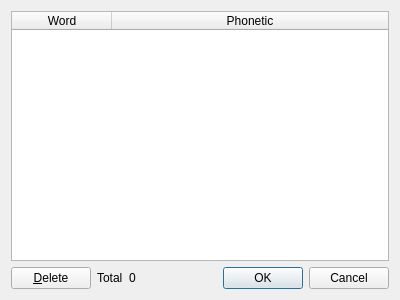
<?xml version="1.0" encoding="UTF-8"?>
<ui version="4.0">
 <class>PhoneticsEditor</class>
 <widget class="QDialog" name="PhoneticsEditor">
  <property name="geometry">
   <rect>
    <x>0</x>
    <y>0</y>
    <width>400</width>
    <height>300</height>
   </rect>
  </property>
  <property name="windowTitle">
   <string>Phonetics</string>
  </property>
  <layout class="QVBoxLayout" name="verticalLayout">
   <item>
    <widget class="QTableWidget" name="wordList">
     <property name="editTriggers">
      <set>QAbstractItemView::NoEditTriggers</set>
     </property>
     <property name="selectionMode">
      <enum>QAbstractItemView::ExtendedSelection</enum>
     </property>
     <property name="selectionBehavior">
      <enum>QAbstractItemView::SelectRows</enum>
     </property>
     <attribute name="horizontalHeaderStretchLastSection">
      <bool>true</bool>
     </attribute>
     <attribute name="verticalHeaderVisible">
      <bool>false</bool>
     </attribute>
     <column>
      <property name="text">
       <string>Word</string>
      </property>
     </column>
     <column>
      <property name="text">
       <string>Phonetic</string>
      </property>
     </column>
    </widget>
   </item>
   <item>
    <layout class="QHBoxLayout" name="horizontalLayout">
     <item>
      <widget class="QPushButton" name="deleteItem">
       <property name="text">
        <string>&amp;Delete</string>
       </property>
      </widget>
     </item>
     <item>
      <widget class="QLabel" name="label">
       <property name="text">
        <string>Total</string>
       </property>
      </widget>
     </item>
     <item>
      <widget class="QLabel" name="total">
       <property name="text">
        <string>0</string>
       </property>
      </widget>
     </item>
     <item>
      <widget class="QDialogButtonBox" name="buttonBox">
       <property name="orientation">
        <enum>Qt::Horizontal</enum>
       </property>
       <property name="standardButtons">
        <set>QDialogButtonBox::Cancel|QDialogButtonBox::Ok</set>
       </property>
      </widget>
     </item>
    </layout>
   </item>
  </layout>
 </widget>
 <resources/>
 <connections>
  <connection>
   <sender>buttonBox</sender>
   <signal>accepted()</signal>
   <receiver>PhoneticsEditor</receiver>
   <slot>accept()</slot>
   <hints>
    <hint type="sourcelabel">
     <x>248</x>
     <y>254</y>
    </hint>
    <hint type="destinationlabel">
     <x>157</x>
     <y>274</y>
    </hint>
   </hints>
  </connection>
  <connection>
   <sender>buttonBox</sender>
   <signal>rejected()</signal>
   <receiver>PhoneticsEditor</receiver>
   <slot>reject()</slot>
   <hints>
    <hint type="sourcelabel">
     <x>316</x>
     <y>260</y>
    </hint>
    <hint type="destinationlabel">
     <x>286</x>
     <y>274</y>
    </hint>
   </hints>
  </connection>
 </connections>
</ui>
